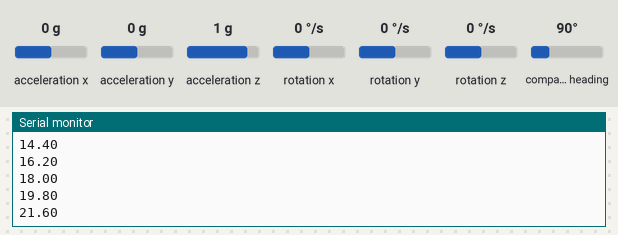
This sketch was run on a simulated Arduino Uno, built with avr-gcc and run on an emulated ATmega328P. On the bench: the last lines printed to the serial monitor. The inputs (shaded band) are chosen by the test bench; at power-on: compass heading 90°, acceleration x 0 g, acceleration y 0 g, acceleration z 1 g, rotation x 0 °/s, rotation y 0 °/s, rotation z 0 °/s.

Above: at 3.2 s.
3.3 s: compass heading set to 7°
At 3.4 s:
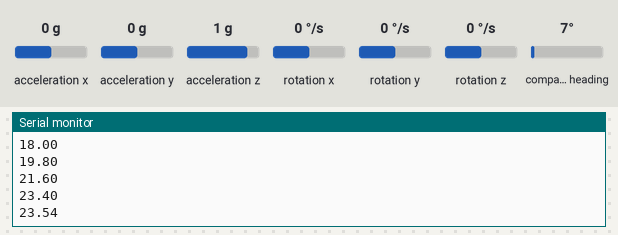
4.8 s: compass heading set to 90°
At 4.89 s:
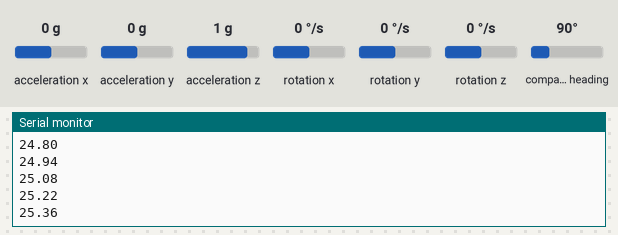
Timing chart, 0 to 7.8 s (numbered marks = the images above; inputs shaded):
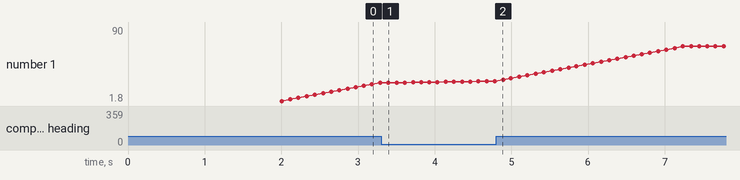

The sketch:

mpu.ino
```cpp
#include <Arduino.h>
#include "MPU9250.h"

#define AVERAGE_HEADING_BUFFER_SIZE 50
MPU9250 mpu;
uint32_t prev_ms;
float averageHeadingBuffer[AVERAGE_HEADING_BUFFER_SIZE];
int averageHeadingBufferIdx = 0;


void setup() {
    Serial.begin(115200);

    Wire.begin();
    delay(2000);

    if (!mpu.setup(0x68)) {
            Serial.println(
                String("ERR: MPU connection failed. Please check wiring")
            );
    }

    //mpu.setMagBias(171.38, 633.19, -22.61);
    //mpu.setMagScale(1.75, 0.47, 3.22);

    int averageHeadingBufferIdx = 0;
    for ( int n = 0; n < AVERAGE_HEADING_BUFFER_SIZE; ++n ) {
        averageHeadingBuffer[n] = 0;
    }
}

void loop() {

    if (mpu.update()) {
        if (millis() > prev_ms + 100) {
            float magX = mpu.getMagX();
            float magY = mpu.getMagY();
            float instantHeading;
            if (magY > 0) {
                instantHeading = 90 - atan(magX/magY)*(180/M_PI);
            } else if (magY < 0) {
                instantHeading = 270 - atan(magX/magY)*(180/M_PI);
            } else if (magY == 0 && magX < 0) {
                instantHeading = 180;
            } else if (magY == 0 && magX > 0) {
                instantHeading = 0;
            }

            averageHeadingBuffer[averageHeadingBufferIdx] = instantHeading;
            averageHeadingBufferIdx = (averageHeadingBufferIdx + 1) % AVERAGE_HEADING_BUFFER_SIZE;

            float sum = 0;
            for ( int idx = 0; idx < AVERAGE_HEADING_BUFFER_SIZE; ++idx ) {
                sum += averageHeadingBuffer[idx];
            }
            float magneticHeading = sum / AVERAGE_HEADING_BUFFER_SIZE;

            Serial.println(magneticHeading);

            prev_ms = millis();
        }
    }
}
```

Measured:
- after the input at 3.3 s, the serial monitor: prints a new line after 0.10 s (image 1)
- plotted number 1: 23.4 → 25.36 after the input at 3.3 s, 25.36 → 90 after the input at 4.8 s
